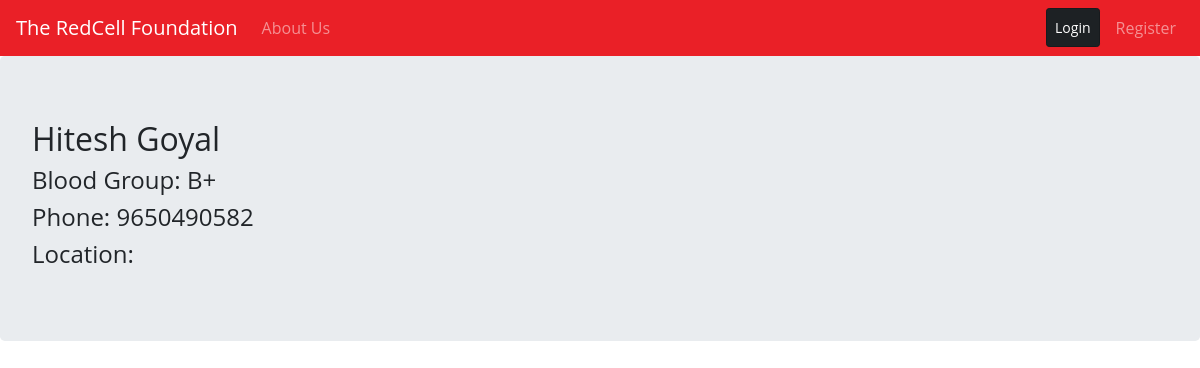
/donors/2, run on the app's committed database.
### donors/models.py (models this page shows, shortened)
class Donor(models.Model):
    user = models.OneToOneField(
        User, on_delete=models.CASCADE, primary_key=True)
    blood_group = models.CharField(max_length=5)
    phone = models.BigIntegerField()
    city = models.CharField(max_length=300)
    longitude = models.FloatField(default=0.0)
    latitude = models.FloatField(default=0.0)

### donors/views.py (the view)
# urls.py: path('<int:pk>', DonorDetailView.as_view(), name="donor-detail"),
class DonorDetailView(DetailView, LoginRequiredMixin):
    model = Donor
    template_name = "donors/donor_detail.html"

### donors/templates/donors/donor_detail.html
{% extends 'donors/base.html' %}
{% block content %}
    <div class="jumbotron">
        <h2>{{donor.user.first_name}} {{donor.user.last_name}}</h3>
        <h4>Blood Group: {{donor.blood_group}}</h4>
        <h4>Phone: {{donor.phone}}</h4>
        <h4>Location: {{donor.location}}</h4>
    </div>
{% endblock content %}

### static/index.css (style rules this page uses)
body { background-color: white; font-family: 'Open Sans', sans-serif; height: 100vh; width: 100%; margin: 0%; padding: 0%; overflow-x: hidden; }

### data on the page
Donor: user.first_name "Hitesh", user.last_name "Goyal", blood_group "B+", phone "9650490582"
